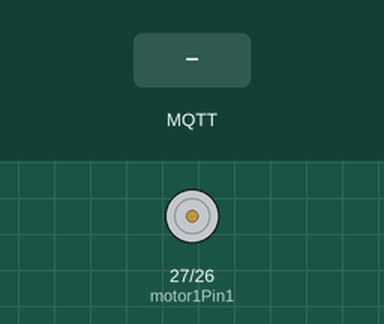
A sketch run on a simulated ESP32. Shown: motor-driver pin pairs drawn as motors (green arrow = first pin HIGH = forward, orange = second pin HIGH = backward, longer = more drive, scaled by the enable pin). Inputs (shaded band) come from the test bench. WiFi joins after 1.5 s; servers stay silent unless stated; no MQTT or app messages arrive unless stated; what the sketch prints to the serial monitor is not drawn.

Above: at 2.7 s.
2.8 s: MQTT message "on" arrives on the first subscribed topic
At 3.5 s:
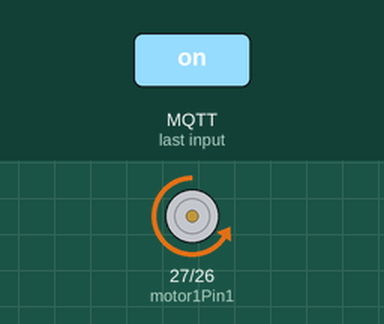
4.3 s: MQTT message "SPEED" arrives on the first subscribed topic
At 4.7 s:
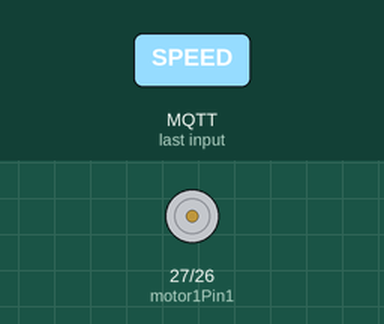
5.8 s: MQTT message "off" arrives on the first subscribed topic
Timing chart, 0 to 8.8 s (numbered marks = the images above; inputs shaded):
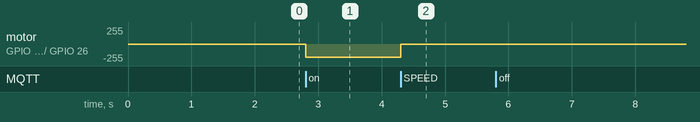

The sketch:

hpwork.ino
```cpp
#include <WiFi.h>
#include <PubSubClient.h>

// Ganti dengan SSID dan password WiFi kamu
const char* ssid = "HOTSPOT@UPNJATIM.AC.ID";
const char* password = "belanegara";

// Gunakan broker publik HiveMQ (bisa ganti ke broker sendiri)
const char* mqtt_server = "broker.hivemq.com";

WiFiClient espClient;
PubSubClient client(espClient);

// Pin motor
int motor1Pin1 = 27; int motor1Pin2 = 26; int enable1Pin = 12;

// PWM setup
const int freq = 30000;
const int pwmChannel = 0;
const int resolution = 8;
int dutyCycle = 200;

// Fungsi koneksi ke WiFi
void setup_wifi() {
  delay(10);
  Serial.println();
  Serial.print("Connecting to ");
  Serial.println(ssid);

  WiFi.begin(ssid, password);

  while (WiFi.status() != WL_CONNECTED) {
    delay(500);
    Serial.print(".");
  }

  Serial.println("");
  Serial.println("WiFi connected");
  Serial.print("IP address: ");
  Serial.println(WiFi.localIP());
}

// Callback ketika pesan MQTT diterima
void callback(char* topic, byte* message, unsigned int length) {
  Serial.print("Pesan diterima di topic: ");
  Serial.println(topic);

  String msg = "";
  for (int i = 0; i < length; i++) {
    msg += (char)message[i];
  }

  msg.trim();
  Serial.print("Isi pesan: ");
  Serial.println(msg);

  if (msg == "on") {
    Serial.println("Motor ON");
    digitalWrite(motor1Pin1, LOW);
    digitalWrite(motor1Pin2, HIGH);
    ledcWrite(pwmChannel, dutyCycle);
  }
  else if (msg == "off") {
    Serial.println("Motor OFF");
    digitalWrite(motor1Pin1, LOW);
    digitalWrite(motor1Pin2, LOW);
    ledcWrite(pwmChannel, 0);
  }
  else if (msg.startsWith("SPEED")) {
    int speed = msg.substring(6).toInt();
    dutyCycle = constrain(speed, 0, 255);
    ledcWrite(pwmChannel, dutyCycle);
    Serial.print("Speed set to: ");
    Serial.println(dutyCycle);
  }
}

void reconnect() {
  // Loop sampai terhubung ke MQTT
  while (!client.connected()) {
    Serial.print("Attempting MQTT connection...");
    if (client.connect("ESP32MotorClient")) {
      Serial.println("connected");
      // Subscribe ke topic
      client.subscribe("esp32/motor/control");
    } else {
      Serial.print("failed, rc=");
      Serial.print(client.state());
      Serial.println(" mencoba lagi 5 detik...");
      delay(5000);
    }
  }
}

void setup() {
  Serial.begin(115200);
  pinMode(motor1Pin1, OUTPUT);
  pinMode(motor1Pin2, OUTPUT);
  pinMode(enable1Pin, OUTPUT);

  ledcSetup(pwmChannel, freq, resolution);
  ledcAttachPin(enable1Pin, pwmChannel);

  setup_wifi();
  client.setServer(mqtt_server, 1883);
  client.setCallback(callback);
}

void loop() {
  if (!client.connected()) {
    reconnect();
  }
  client.loop();
}
```

Measured:
- after the input at 2.8 s, motor on GPIO 27 (motor1Pin1) / GPIO 26 (motor1Pin2): stopped → backward 199/255 at once
- after the input at 4.3 s, motor on GPIO 27 (motor1Pin1) / GPIO 26 (motor1Pin2): backward 199/255 → stopped at once
